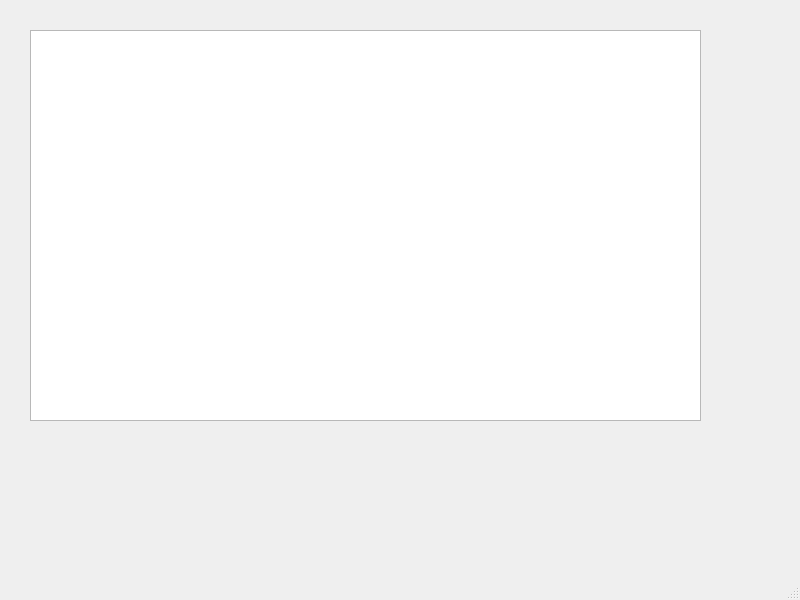
<?xml version="1.0" encoding="UTF-8"?>
<ui version="4.0">
 <class>Snake</class>
 <widget class="QMainWindow" name="Snake">
  <property name="geometry">
   <rect>
    <x>0</x>
    <y>0</y>
    <width>800</width>
    <height>600</height>
   </rect>
  </property>
  <property name="windowTitle">
   <string>MainWindow</string>
  </property>
  <widget class="QWidget" name="centralwidget">
   <widget class="QGraphicsView" name="gameView">
    <property name="geometry">
     <rect>
      <x>30</x>
      <y>30</y>
      <width>671</width>
      <height>391</height>
     </rect>
    </property>
   </widget>
  </widget>
  <widget class="QMenuBar" name="menubar">
   <property name="geometry">
    <rect>
     <x>0</x>
     <y>0</y>
     <width>800</width>
     <height>22</height>
    </rect>
   </property>
  </widget>
  <widget class="QStatusBar" name="statusbar"/>
 </widget>
 <resources/>
 <connections/>
</ui>
